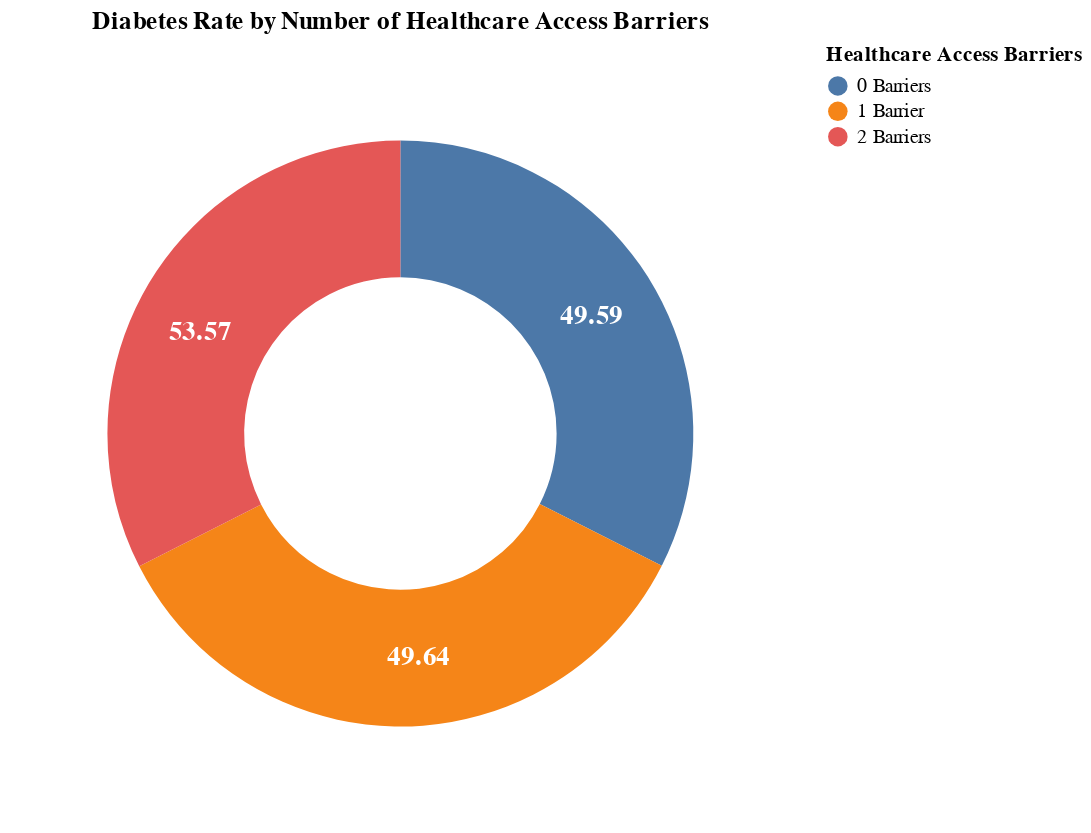

Write notebook code for a chart like this one.
### Code cell
# Create donut chart
donut = alt.Chart(barrier_df).mark_arc(innerRadius=80, outerRadius=150).encode(
    theta=alt.Theta('Diabetes Rate (%):Q'),
    color=alt.Color('Access Barriers:N', 
                    legend=alt.Legend(title='Healthcare Access Barriers')),
    tooltip=[
        alt.Tooltip('Access Barriers:N', title='Barriers'),
        alt.Tooltip('Diabetes Rate (%):Q', title='Diabetes Rate (%)', format='.2f')
    ]
).properties(
    width=400,
    height=400,
    title='Diabetes Rate by Number of Healthcare Access Barriers'
)

# Add text labels in the center or on slices
text = alt.Chart(barrier_df).mark_text(radius=115, fontSize=14, fontWeight='bold').encode(
    theta=alt.Theta('Diabetes Rate (%):Q', stack='center'),  # center each text on its slice
    text=alt.Text('Diabetes Rate (%):Q', format='.2f'),
    color=alt.value('white')
)

final_donut = (donut + text).configure_view(strokeWidth=0)
final_donut

### Figure 1 — Vega-Lite specification as saved in the notebook (floating-point values rounded to 4 significant figures)
{"config": {"view": {"continuousWidth": 300, "continuousHeight": 300, "strokeWidth": 0}}, "layer": [{"mark": {"type": "arc", "innerRadius": 80, "outerRadius": 150}, "encoding": {"color": {"field": "Access Barriers", "legend": {"title": "Healthcare Access Barriers"}, "type": "nominal"}, "theta": {"field": "Diabetes Rate (%)", "type": "quantitative"}, "tooltip": [{"field": "Access Barriers", "title": "Barriers", "type": "nominal"}, {"field": "Diabetes Rate (%)", "format": ".2f", "title": "Diabetes Rate (%)", "type": "quantitative"}]}, "title": "Diabetes Rate by Number of Healthcare Access Barriers"}, {"mark": {"type": "text", "fontSize": 14, "fontWeight": "bold", "radius": 115}, "encoding": {"color": {"value": "white"}, "text": {"field": "Diabetes Rate (%)", "format": ".2f", "type": "quantitative"}, "theta": {"field": "Diabetes Rate (%)", "stack": "center", "type": "quantitative"}}}], "data": {"name": "data-29f75a7a4d7885f2d5c72c0382440038"}, "height": 400, "width": 400, "$schema": "https://vega.github.io/schema/vega-lite/v5.20.1.json", "datasets": {"data-29f75a7a4d7885f2d5c72c0382440038": [{"Access Barriers": "0 Barriers", "Diabetes Rate (%)": 49.59}, {"Access Barriers": "1 Barrier", "Diabetes Rate (%)": 53.57}, {"Access Barriers": "2 Barriers", "Diabetes Rate (%)": 49.64}]}}
